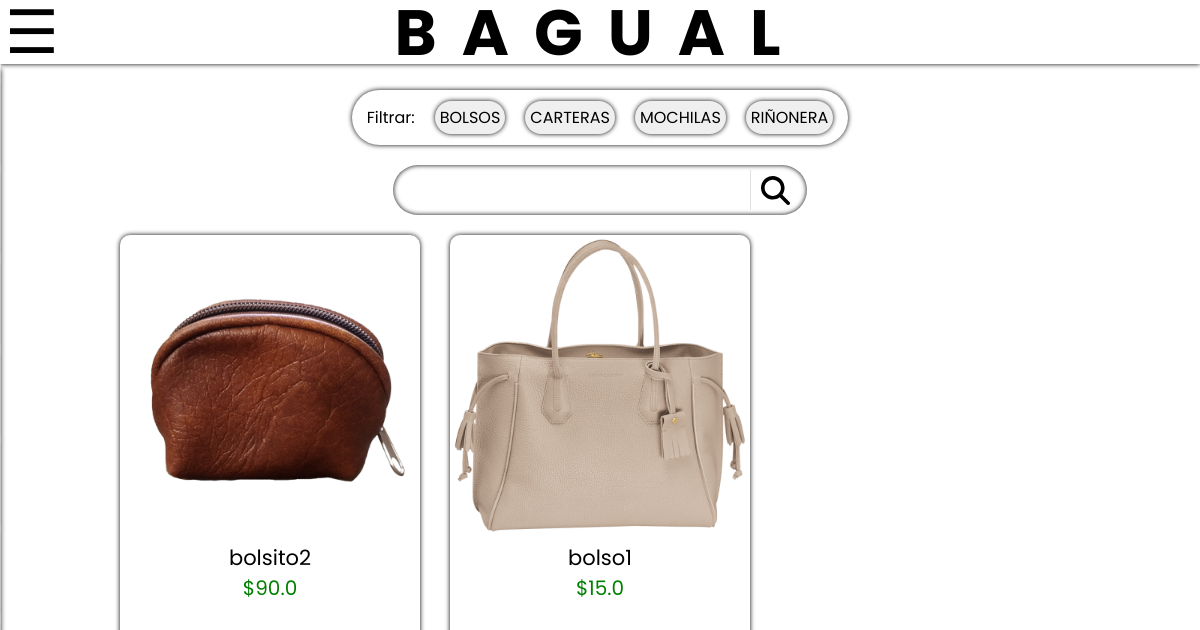
Page /buy (signed in) on the earlier database version.
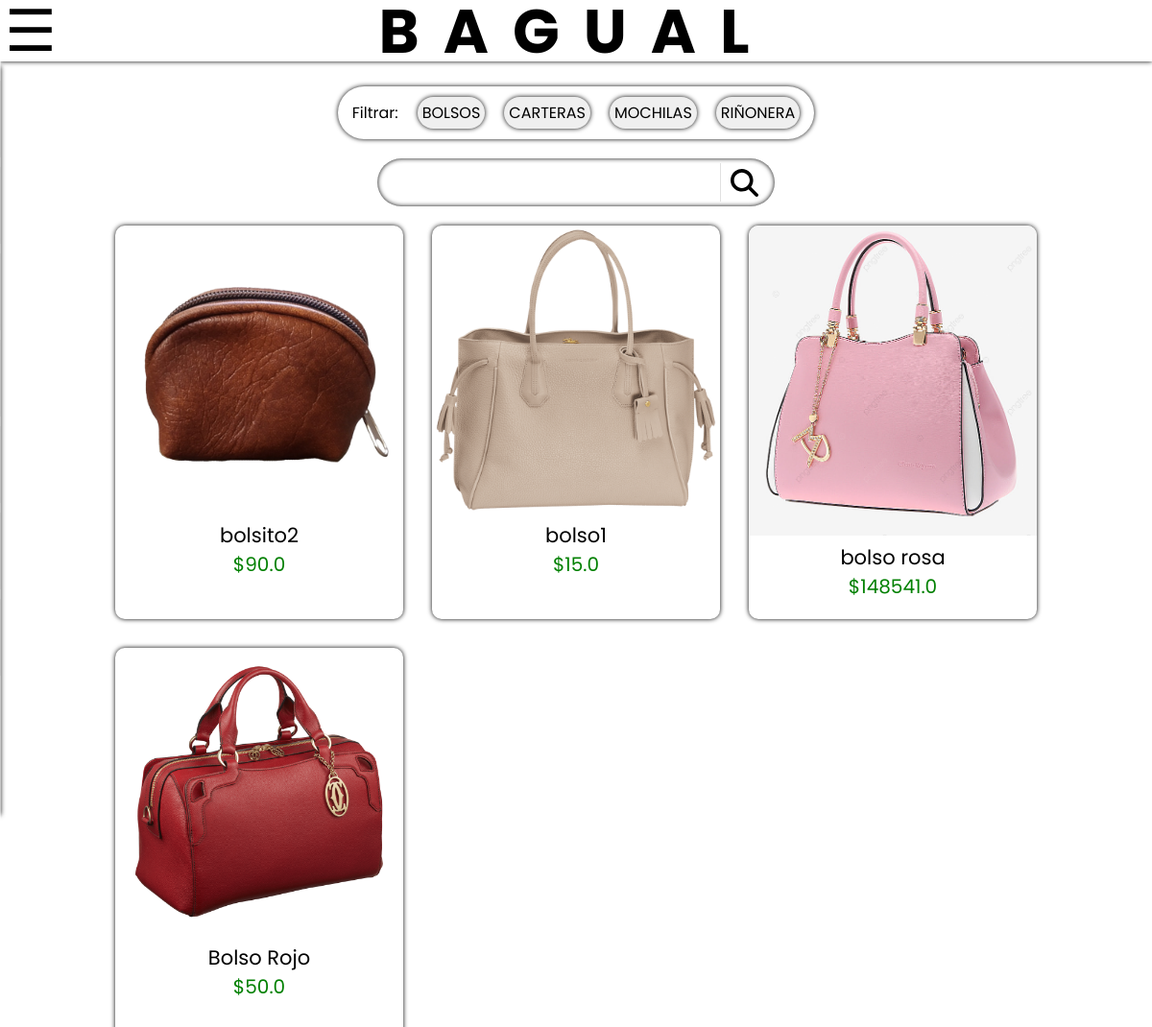
Same page on the later database version.
### ecommerce/models.py (models this page shows)
class categorias(models.Model):
    nombre_cat = models.CharField(max_length=50)
    activo = models.BooleanField(default=True)
    def __str__(self) -> str:
            return self.nombre_cat

class stockProducts(models.Model):
    thumbnail = models.ImageField(null=True, upload_to=marketplace_directory_path())
    nom_prod = models.CharField(max_length=50)
    precio_prod = models.FloatField()
    descripcion = models.TextField(max_length=250)
    categoria = models.ForeignKey(categorias, on_delete=models.CASCADE)
    hayStock = models.BooleanField(default=True)
    def __str__(self) -> str:
        return self.nom_prod

### ecommerce/views.py (the view)
# urls.py: path('buy', views.buy, name="buy"),
@login_required
def buy(request):
    busqueda = request.GET.get("buscar")
    stock = stockProducts.objects.all()
    categoria = categorias.objects.all()
    if busqueda:
        stock = stockProducts.objects.filter(
            nom_prod__icontains = busqueda
        )
    return render(request, 'buy.html', {
        'products' : stock,
        'categorias':categoria
    })

### ecommerce/templates/buy.html (shortened to what this page needs)
{% extends 'base.html' %} {% load static %}
    {% block content %}
    <link rel="stylesheet" href="{% static 'buy.css' %}" />
    <main class="main-buy">
      <div class="main-filter-div">
        <ul class="main-filter-ul">
          <li>
            <span>Filtrar:</span>
          </li>
          {% for cat in categorias %}
          <li>
            <form action="{% url 'filtrar' cat.id %}" method="POST">
              <a href="{% url 'filtrar' cat.id %}" style="text-transform: uppercase;">{{cat}}</a>
            </form>
          </li>
          {% endfor %}
        </ul>
      <form action="" method="GET" class="searchbar">
        <input type="search" name="buscar" id="buscar">
        <button><img src="{% static 'search.svg' %}" alt="" /></button>
      </form>
      <div class="products">
        {% for product in products %}
        {% if product.hayStock %}
        <a href="{% url 'product_detail' product.id  %}" class="product_card">
          <img src="{{product.thumbnail.url}}" alt="" />
          <span class="product">{{product}}</span>
          <p style="color: green; font-size: 20px;">${{product.precio_prod}}</p>
        </a>
        {% endif %}
        {% endfor %}
      </div>
    </main>
    {% endblock %}

Differences in the rows shown:
added stockProducts: thumbnail (picture), nom_prod "bolso rosa", precio_prod "148541.0"
added stockProducts: thumbnail (picture), nom_prod "Bolso Rojo", precio_prod "50.0"
